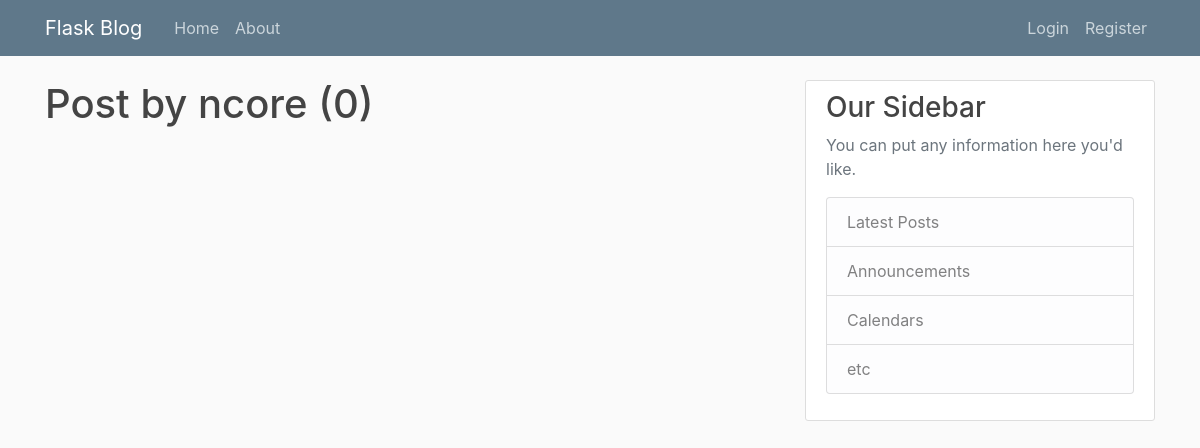
Before: /user/ncore with the older database file.
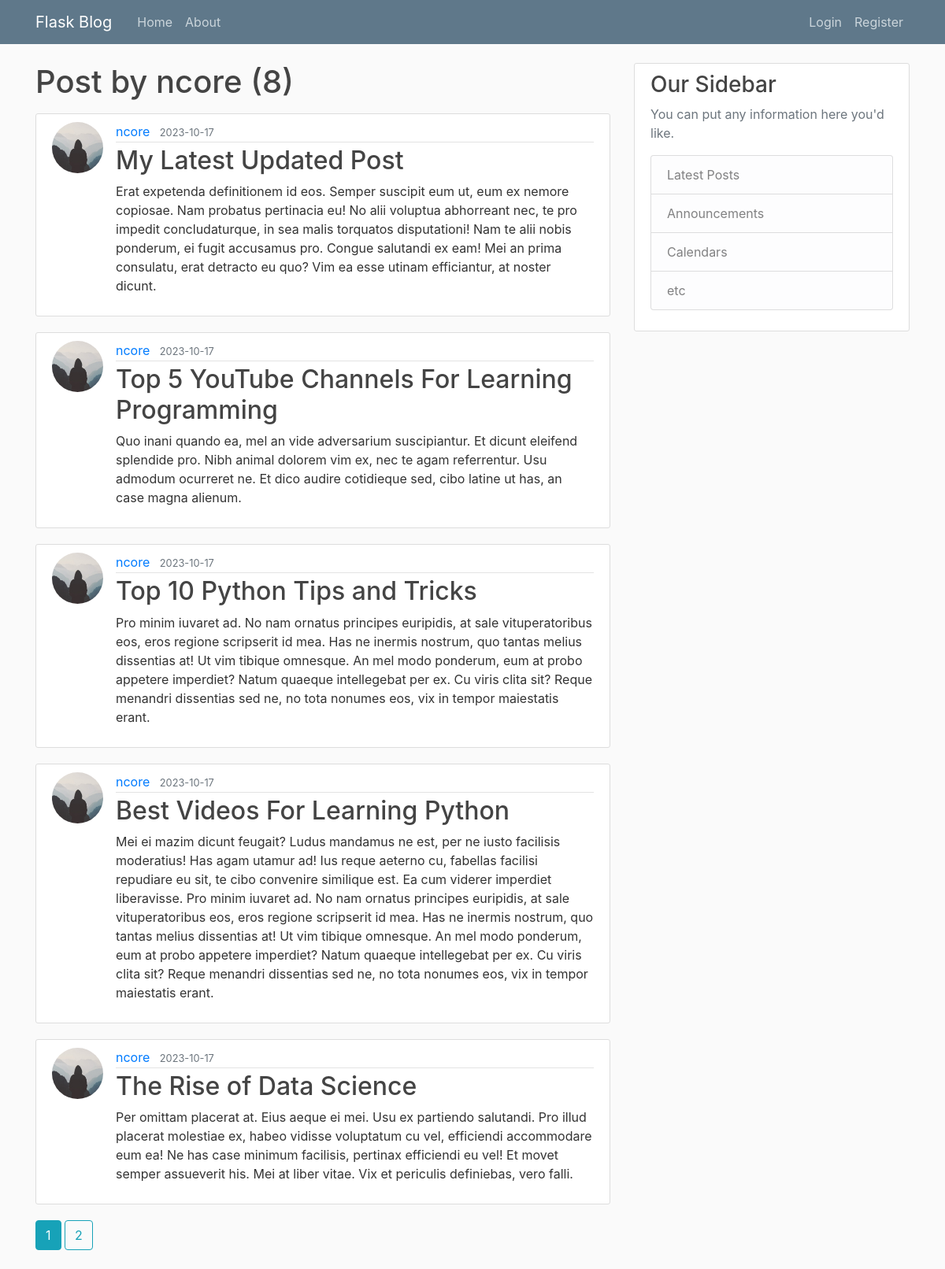
After: the same page with the newer database file.
### flaskblog/models.py (models this page shows, shortened)
class User(db.Model, UserMixin):
    id = db.Column(db.Integer, primary_key=True)
    username = db.Column(db.String(20), unique=True, nullable=False)
    email = db.Column(db.String(120), unique=True, nullable=False)
    image_file = db.Column(db.String(20), nullable=False, default='default.jpg')
    password = db.Column(db.String(60), nullable=False)
    posts = db.relationship('Post', backref='author', lazy=True)

class Post(db.Model):
    id = db.Column(db.Integer, primary_key=True)
    title = db.Column(db.String(100), nullable=False)
    date_posted = db.Column(db.DateTime, nullable=False, default=datetime.utcnow)
    content = db.Column(db.Text, nullable=False)
    user_id = db.Column(db.Integer, db.ForeignKey('user.id'), nullable=False)

### flaskblog/routes.py (the view)
@app.route("/user/<string:username>")
def user_posts(username):
    page = request.args.get('page', 1, type=int)
    user = User.query.filter_by(username=username).first_or_404()
    posts = Post.query.filter_by(author=user)\
        .order_by(Post.date_posted.desc())\
        .paginate(page=page, per_page=5)
    return render_template('user_posts.html', posts=posts, user=user)

### flaskblog/templates/user_posts.html
{% extends "layout.html" %}
{% block content %}
    <h1 class="mb-3">Post by {{ user.username }} ({{ posts.total }})</h1>
    {% for post in posts.items %}
        <article class="media content-section">
          <img class="rounded-circle article-img" src="{{ url_for('static', filename='profile_pics/' + post.author.image_file) }}">
          <div class="media-body">
            <div class="article-metadata">
              <a class="mr-2" href="{{ url_for('user_posts', username=post.author.username) }}">{{ post.author.username }}</a>
              <small class="text-muted">{{ post.date_posted.strftime('%Y-%m-%d') }}</small>
            </div>
            <h2><a class="article-title" href="{{ url_for('post', post_id=post.id) }}">{{ post.title }}</a></h2>
            <p class="article-content">{{ post.content }}</p>
          </div>
        </article>
    {% endfor %}
    {% for page_num in posts.iter_pages(left_edge=1, right_edge=1, left_current=1, right_current=2) %}
      {% if page_num %}
        {% if posts.page == page_num %}
          <a class="btn btn-info mb-4" href="{{ url_for('user_posts', username=user.username, page=page_num) }}">{{ page_num }}</a>
        {% else %}
          <a class="btn btn-outline-info mb-4" href="{{ url_for('user_posts', username=user.username, page=page_num) }}">{{ page_num }}</a>
        {% endif %}
      {% else %}
        ...
      {% endif %}
    {% endfor %}
{% endblock content %}

### flaskblog/templates/layout.html (shortened to what this page needs)
<!DOCTYPE html>
<html>
<head>
    <link rel="stylesheet" href="https://maxcdn.bootstrapcdn.com/bootstrap/4.0.0/css/bootstrap.min.css">
    <link rel="stylesheet" type="text/css" href="{{ url_for('static', filename='main.css') }}">
</head>
<body>
    <header class="site-header">
      <nav class="navbar navbar-expand-md navbar-dark bg-steel fixed-top">
        <div class="container">
          <a class="navbar-brand mr-4" href="/">Flask Blog</a>
          <div class="collapse navbar-collapse" id="navbarToggle">
            <div class="navbar-nav mr-auto">
              <a class="nav-item nav-link" href="{{ url_for('home') }}">Home</a>
              <a class="nav-item nav-link" href="{{ url_for('about') }}">About</a>
            </div>
            <div class="navbar-nav">
              {% if current_user.is_authenticated %}
                <a class="nav-item nav-link" href="{{ url_for('new_post') }}">New Post</a>
                <a class="nav-item nav-link" href="{{ url_for('account') }}">Account</a>
                <a class="nav-item nav-link" href="{{ url_for('logout') }}">Logout</a>
              {% else %}
                <a class="nav-item nav-link" href="{{ url_for('login') }}">Login</a>
                <a class="nav-item nav-link" href="{{ url_for('register') }}">Register</a>
              {% endif %}
            </div>
          </div>
        </div>
      </nav>
    </header>
    <main role="main" class="container">
      <div class="row">
        <div class="col-md-8">
          {% block content %}{% endblock %}
        </div>
        <div class="col-md-4">
          <div class="content-section">
            <h3>Our Sidebar</h3>
            <p class='text-muted'>You can put any information here you'd like.
              <ul class="list-group">
                <li class="list-group-item list-group-item-light">Latest Posts</li>
                <li class="list-group-item list-group-item-light">Announcements</li>
                <li class="list-group-item list-group-item-light">Calendars</li>
                <li class="list-group-item list-group-item-light">etc</li>
              </ul>
            </p>
          </div>
        </div>
      </div>
    </main>
</body>
</html>

### flaskblog/static/main.css (style rules this page uses)
body { background: #fafafa; color: #333333; margin-top: 5rem; }
h1, h2, h3, h4, h5, h6 { color: #444444; }
.bg-steel { background-color: #5f788a; }
.site-header .navbar-nav .nav-link { color: #cbd5db; }
.content-section { background: #ffffff; padding: 10px 20px; border: 1px solid #dddddd; border-radius: 3px; margin-bottom: 20px; }
.article-title { color: #444444; }
.article-content { white-space: pre-line; }
.article-img { height: 65px; width: 65px; margin-right: 16px; }
.article-metadata { padding-bottom: 1px; margin-bottom: 4px; border-bottom: 1px solid #e3e3e3 }

Changed rows visible on the page:
added Post: image_file (placeholder picture), author.username "ncore", date_posted "2023-10-17", title "My Latest Updated Post", content "Erat expetenda definitionem id eos. Semper suscipit eum ut, eum ex nemore copiosae. Nam probatus pertinacia eu! No alii voluptua abhorreant nec, te pro impedit concludaturque, in sea malis torquatos disputationi! Nam te alii nobis ponderum, ei fugit accusamus pro. Congue salutandi ex eam! Mei an prima consulatu, erat detracto eu quo? Vim ea esse utinam efficiantur, at noster dicunt."
added Post: image_file (placeholder picture), author.username "ncore", date_posted "2023-10-17", title "Top 5 YouTube Channels For Learning Programming", content "Quo inani quando ea, mel an vide adversarium suscipiantur. Et dicunt eleifend splendide pro. Nibh animal dolorem vim ex, nec te agam referrentur. Usu admodum ocurreret ne. Et dico audire cotidieque sed, cibo latine ut has, an case magna alienum."
added Post: image_file (placeholder picture), author.username "ncore", date_posted "2023-10-17", title "Top 10 Python Tips and Tricks", content "Pro minim iuvaret ad. No nam ornatus principes euripidis, at sale vituperatoribus eos, eros regione scripserit id mea. Has ne inermis nostrum, quo tantas melius dissentias at! Ut vim tibique omnesque. An mel modo ponderum, eum at probo appetere imperdiet? Natum quaeque intellegebat per ex. Cu viris clita sit? Reque menandri dissentias sed ne, no tota nonumes eos, vix in tempor maiestatis erant."
added Post: image_file (placeholder picture), author.username "ncore", date_posted "2023-10-17", title "Best Videos For Learning Python", content "Mei ei mazim dicunt feugait? Ludus mandamus ne est, per ne iusto facilisis moderatius! Has agam utamur ad! Ius reque aeterno cu, fabellas facilisi repudiare eu sit, te cibo convenire similique est. Ea cum viderer imperdiet liberavisse. Pro minim iuvaret ad. No nam ornatus principes euripidis, at sale vituperatoribus eos, eros regione scripserit id mea. Has ne inermis nostrum, quo tantas melius dissentias at! Ut vim tibique omnesque. An mel modo ponderum, eum at probo appetere imperdiet? Natum quaeque intellegebat per ex. Cu viris clita sit? Reque menandri dissentias sed ne, no tota nonumes eos, vix in tempor maiestatis erant."
added Post: image_file (placeholder picture), author.username "ncore", date_posted "2023-10-17", title "The Rise of Data Science", content "Per omittam placerat at. Eius aeque ei mei. Usu ex partiendo salutandi. Pro illud placerat molestiae ex, habeo vidisse voluptatum cu vel, efficiendi accommodare eum ea! Ne has case minimum facilisis, pertinax efficiendi eu vel! Et movet semper assueverit his. Mei at liber vitae. Vix et periculis definiebas, vero falli."
Other visible differences:
{{ posts.total }}: "0" → "8"
new list line: "1"
new list line: "2"
